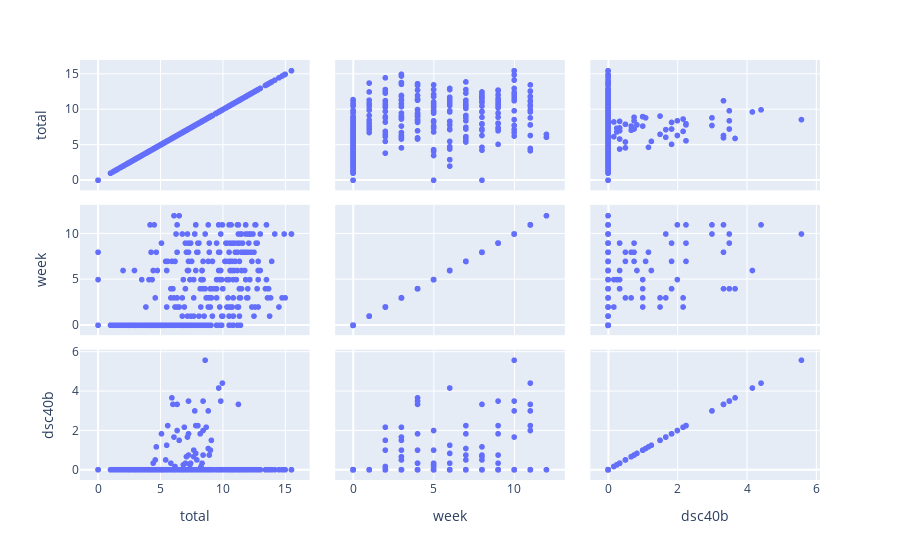

The notebook cell saved with this chart:
### Code cell
px.scatter_matrix(clean_study, ['total','week','dsc40b'])

### Figure 1 — Plotly figure (JSON) as saved in the notebook; plotly's stock layout.template omitted (floating-point values rounded to 4 significant figures; data arrays with more than 128 entries replaced by an {"elided": "..."} marker saying what was removed)
{"data": [{"dimensions": [{"axis": {"matches": true}, "label": "total", "values": {"elided": "502 float values"}}, {"axis": {"matches": true}, "label": "week", "values": {"elided": "502 int values"}}, {"axis": {"matches": true}, "label": "dsc40b", "values": {"elided": "502 float values"}}], "hovertemplate": "%{xaxis.title.text}=%{x}<br>%{yaxis.title.text}=%{y}<extra></extra>", "legendgroup": "", "marker": {"color": "#636efa", "symbol": "circle"}, "name": "", "showlegend": false, "type": "splom"}], "layout": {"dragmode": "select", "legend": {"tracegroupgap": 0}, "margin": {"t": 60}}}
